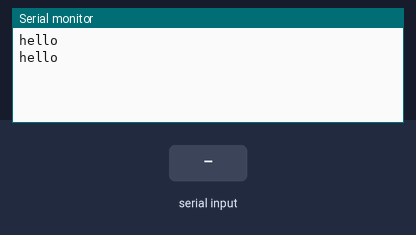
A sketch run on a simulated Arduino Uno, built with avr-gcc and run on an emulated ATmega328P. Parts: the last lines printed to the serial monitor. Inputs (shaded band) come from the test bench.

Above: at 1.2 s.
1.3 s: byte 30 received over Serial
At 2.9 s:
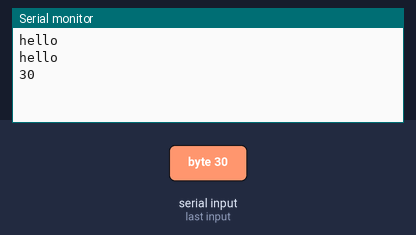
3.5 s: byte 90 received over Serial
At 4.4 s:
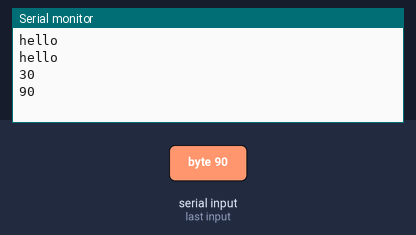
5.0 s: byte 120 received over Serial
At 7.1 s:
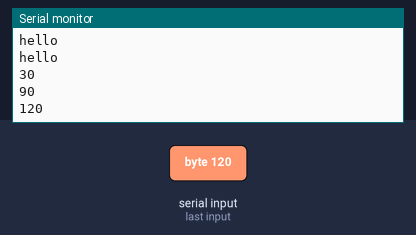

The sketch:

Echo.ino
```cpp
void setup() {
  // put your setup code here, to run once:
  // Bien changer en 9600 baud dans la console pour pouvoir afficher
  Serial.begin(9600);
}

void loop() {
  // put your main code here, to run repeatedly:
  // lorsqu'on envoit un character, il l'écrit dans la console en numero ASCI
  if( Serial.available() ){

    int lu = Serial.read();
    Serial.println(lu);
    delay ( 1000 );
  }else{
    Serial.println("hello");
  }

  Serial.println();
  delay ( 1000 );
}

//
```

Measured:
- after the input at 1.3 s, the serial monitor: prints a new line after 0.70 s (image 1)
- after the input at 3.5 s, the serial monitor: prints a new line after 0.50 s (image 2)
- after the input at 5.0 s, the serial monitor: prints a new line after 1.0 s (image 3)
